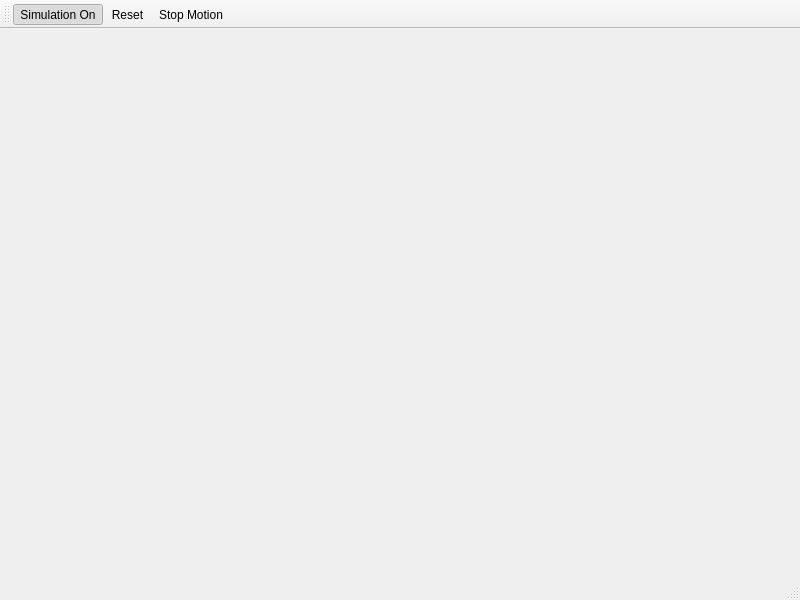
<?xml version="1.0" encoding="UTF-8"?>
<ui version="4.0">
 <class>Sim_Window</class>
 <widget class="QMainWindow" name="Sim_Window">
  <property name="geometry">
   <rect>
    <x>0</x>
    <y>0</y>
    <width>800</width>
    <height>600</height>
   </rect>
  </property>
  <property name="windowTitle">
   <string>MainWindow</string>
  </property>
  <widget class="QWidget" name="centralwidget">
   <layout class="QVBoxLayout" name="verticalLayout">
    <property name="spacing">
     <number>2</number>
    </property>
    <property name="leftMargin">
     <number>2</number>
    </property>
    <property name="topMargin">
     <number>2</number>
    </property>
    <property name="rightMargin">
     <number>2</number>
    </property>
    <property name="bottomMargin">
     <number>2</number>
    </property>
    <item>
     <widget class="Render_Widget" name="render_widget" native="true"/>
    </item>
   </layout>
  </widget>
  <widget class="QMenuBar" name="menubar">
   <property name="geometry">
    <rect>
     <x>0</x>
     <y>0</y>
     <width>800</width>
     <height>25</height>
    </rect>
   </property>
  </widget>
  <widget class="QStatusBar" name="statusbar"/>
  <widget class="QToolBar" name="toolBar">
   <property name="windowTitle">
    <string>toolBar</string>
   </property>
   <attribute name="toolBarArea">
    <enum>TopToolBarArea</enum>
   </attribute>
   <attribute name="toolBarBreak">
    <bool>false</bool>
   </attribute>
   <addaction name="action_simulation_on"/>
   <addaction name="action_reset"/>
   <addaction name="action_stop_motion"/>
  </widget>
  <action name="action_simulation_on">
   <property name="checkable">
    <bool>true</bool>
   </property>
   <property name="checked">
    <bool>true</bool>
   </property>
   <property name="icon">
    <iconset resource="res.qrc">
     <normaloff>:/icons/simulator.png</normaloff>:/icons/simulator.png</iconset>
   </property>
   <property name="text">
    <string>Simulation On</string>
   </property>
  </action>
  <action name="action_reset">
   <property name="icon">
    <iconset resource="res.qrc">
     <normaloff>:/icons/reconnect.png</normaloff>:/icons/reconnect.png</iconset>
   </property>
   <property name="text">
    <string>Reset</string>
   </property>
  </action>
  <action name="action_stop_motion">
   <property name="icon">
    <iconset resource="res.qrc">
     <normaloff>:/icons/stop.png</normaloff>:/icons/stop.png</iconset>
   </property>
   <property name="text">
    <string>Stop Motion</string>
   </property>
  </action>
 </widget>
 <customwidgets>
  <customwidget>
   <class>Render_Widget</class>
   <extends>QWidget</extends>
   <header>Render_Widget.h</header>
   <container>1</container>
  </customwidget>
 </customwidgets>
 <resources>
  <include location="res.qrc"/>
 </resources>
 <connections/>
</ui>
